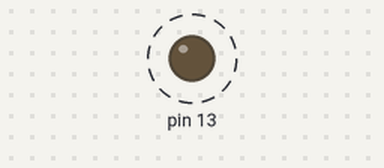
The sketch below on a simulated Arduino Uno, built with avr-gcc and run on an emulated ATmega328P. Shown: output pins drawn as LEDs (lit = HIGH). Dashed ring = blinking. No radio packets arrive unless stated.

Above: at 0.03 s.
Timing chart, 0 to 3.0 s (numbered marks = the images above):
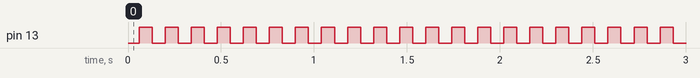

Measured:
- by itself, pin 13: alternates HIGH for 0.07 s and LOW for 0.07 s

The sketch:

transmitter.ino
```cpp
#include <VirtualWire.h>


char *controller;

void setup() {
pinMode(13,OUTPUT);
vw_set_ptt_inverted(true); //
vw_set_tx_pin(1);
vw_setup(8000);// speed of data transfer Kbps
}

void loop() {
 controller="1"  ;
vw_send((uint8_t *)controller, strlen(controller));
vw_wait_tx(); // Wait until the whole message is gone
digitalWrite(13,HIGH);
delay(10);
controller="0"  ;
vw_send((uint8_t *)controller, strlen(controller));
vw_wait_tx(); // Wait until the whole message is gone
digitalWrite(13,LOW);
delay(10);

}
```
